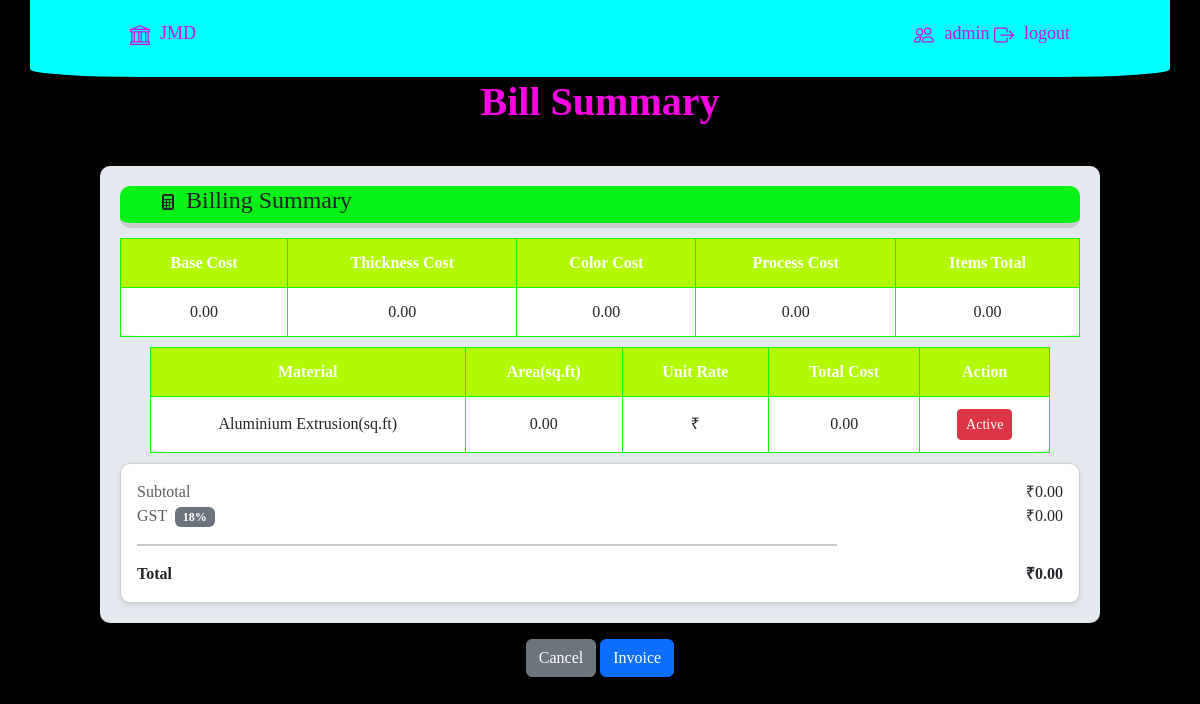
/jobs/10/calculate/, run on the app's committed database.
### system/models.py (models this page shows, shortened)
class JobItems(models.Model):
    job_number = models.ForeignKey(JobNumber, on_delete=models.CASCADE, related_name='items', null=True, blank=True)
    material_select=[
                        ('EXTRUSION','Aluminium Extrusion(sq.ft)'),
                        ('PROFILE','Aluminium Profile(kg)'),
                        ('SHEET','Aluminium Sheet(Nos)'),
                        ('ROD','Round Aluminium Rod(kg)'),
    ]
    anodisingtype=[
                        ('COLOUR','50-70'),
                        ('HARD','80-120'),
                        ('NATURAL','70-180'),
                        ('TYPE_II','100-150'),
                        ('TYPE_III','75-150'),
    ]
    anodising_RATE={'COLOUR':Decimal(50),'HARD':Decimal(80),'NATURAL':Decimal(70),'TYPE_II':Decimal(100),'TYPE_III':Decimal(75)}
    thickness=[('5-10','5-10µ'),('15-25','15-25µ'),('25-50','25-50µ'),('50+','50µ')]
    THICKNESS_MULTIPLIER={'5-10':Decimal('1.5'),'15-25':Decimal('1.75'),'25-50':Decimal('2.0'),'50+':Decimal('2.2')}
    color=[('BLACK','5-8'),('BRONZE','6-8'),('CLEAR','0'),('GOLD','8-10'),('SILVER','12-15')]
    color_RATE={'BLACK':Decimal('7'),'BRONZE':Decimal('6'),'CLEAR':Decimal('0'),'GOLD':Decimal('9'),'SILVER':Decimal('13')}
    process=[('DEGREASING','3-5'),('ETCHING','5-8'),('POLISHING','8-10'),('SEALING','2-4'),('TEFLON COATING','10-15')]
    process_RATE={'DEGREASING':Decimal('4'),'ETCHING':Decimal('6'),'POLISHING':Decimal('9'),'SEALING':Decimal('3'),'TEFLON COATING':Decimal('12')}
    material = models.CharField(max_length=100,choices=material_select)
    length = models.DecimalField(blank=True, null=True,decimal_places=2,max_digits=10)
    width = models.DecimalField(blank=True, null=True,decimal_places=2,max_digits=10)
    quantity = models.IntegerField()
    area = models.DecimalField(blank=True, null=True,decimal_places=2,max_digits=10)
    anodising_type = models.CharField(max_length=100,choices=anodisingtype)
    thickness = models.CharField(max_length=20,choices=thickness)
    color_finish = models.CharField(max_length=100,choices=color)
    process_charges = models.CharField(max_length=20,choices=process)
    base_cost=models.DecimalField(null=True,blank=True,decimal_places=2,max_digits=10)
    thickness_cost=models.DecimalField(null=True,blank=True,decimal_places=2,max_digits=10)
    color_cost=models.DecimalField(null=True,blank=True,decimal_places=2,max_digits=10)
    process_cost=models.DecimalField(null=True,blank=True,decimal_places=2,max_digits=10)
    Total=models.DecimalField(null=True,blank=True,decimal_places=2,max_digits=10)

### system/views.py (the view)
# urls.py: path('jobs/<int:job_id>/calculate/',views.calculateView.as_view(), name='calculate'),
class calculateView(View):
    def get(self, request, job_id):
        job = get_object_or_404(JobNumber, id=job_id)
        items = JobItems.objects.filter(job_number=job)
        subtotal = sum(item.Total for item in items if item.Total)
        gst = subtotal * Decimal('0.18')
        total = subtotal + gst
        return render(request, "calculate.html", {
            "job": job,
            "items": items,
            "subtotal": subtotal,
            "gst": gst,
            "total": total
        })

### system/templates/calculate.html (shortened to what this page needs)
<!DOCTYPE html>
<html lang="en">
<head>
  {% load static %}
  <link href="https://cdn.jsdelivr.net/npm/bootstrap@5.3.8/dist/css/bootstrap.min.css" rel="stylesheet"
>
  <link rel="stylesheet" href="{% static 'core.css' %}">
</head>
<body>
  <div class="container">
    <a href="http://127.0.0.1:5000">JMD</i></a>
    <div class="align">
      <a href="http://127.0.0.1:8000/admin/">admin</i></a>
      <a href="#">logout</a>
    </div>
  </div>
  <h1>Bill Summary</h1>
  <div class="mb-3">
    <div class="c1">
      <h4>Billing Summary</h4>
    </div>
    <table>
      <tr>
        <th>Base Cost</th>
        <th>Thickness Cost</th>
        <th>Color Cost</th>
        <th>Process Cost</th>
        <th>Items Total</th>
      </tr>
      <tbody>
        {% for item in items %}
        <tr>
          <td>{{ item.base_cost}}</td>
          <td>{{ item.thickness_cost }}</td>
          <td>{{ item.color_cost }}</td>
          <td>{{ item.process_cost }}</td>
          <td>{{item.Total}}</td>
        </tr>
        {% empty %}
        <tr>
          <td colspan="5" class="text-center text-muted">No items added to this job yet.</td>
        </tr>
        {% endfor %}
    </table>
    <table class="table-center">
      <thead>
        <tr>
          <th>Material</th>
          <th>Area(sq.ft)</th>
          <th>Unit Rate</th>
          <th>Total Cost</th>
          <th>Action</th>
        </tr>
      </thead>
      <tbody>
        {% for item in items %}
        <tr>
          <td>{{ item.get_material_display }}</td>
          <td>{{ item.area }}</td>
          <td>₹{{ item.unit_rate|floatformat:2 }}</td>
          <td>{{ item.Total }}</td>
          <td>
            <button onclick="activeItem({{ item.id }})" class="btn btn-danger btn-sm">Active</button>
          </td>
        </tr>
        {% empty %}
        <tr>
          <td colspan="5" class="text-center text-muted">No items added to this job yet.</td>
        </tr>
        {% endfor %}
      </tbody>
    </table>
    <div class="card p-3">
      <div class="d-flex justify-content-between ">
        <span class="text-muted">Subtotal</span>
        <span id="subtotal">₹{{ subtotal|floatformat:2 }}</span>
      </div>
      <div class="d-flex justify-content-between">
        <span class="text-muted">
          GST <span class="badge bg-secondary ms-1">18%</span>
        </span>
        <span id="gst">₹{{ gst|floatformat:2 }}</span>
      </div>
      <hr>
      <div class="d-flex justify-content-between fw-semibold">
        <span>Total</span>
        <span id="total">₹{{ total|floatformat:2 }}</span>
      </div>
    </div>
  </div>
  <div class="m">
    <button onclick="Cancel()" class="btn btn-secondary">Cancel</button>
    <button onclick="Invoice()" class="btn btn-primary">Invoice</button>
  </div>
</body>
</html>

### system/static/core.css (style rules this page uses)
body { margin: 0; padding: 0; font-family: "Times New Roman", Times, serif; background-color: rgb(0, 0, 0); }
.container { display: flex; justify-content: space-between; background-color: aqua; color: white; height: 3%; padding: 20px 100px 30px; border-bottom-right-radius: 10%; border-bottom-left-radius: 10%; font-size: large; }
a { color: rgb(200, 18, 228); text-decoration: none; }
.mb-3 { margin: 40px 100px 40px 100px; display: grid; background-color: #e4e9f0; padding: 20px; border-radius: 10px; row-gap: 10px; }
.c1 { border-radius: 10px; border-bottom: 5px solid #ccc; padding-left: 40px; padding-bottom: -5px; background-color: #07f116; }
svg { margin-right: 10px; }
h1 { text-align: center; margin-top: 1px; color: rgb(251, 4, 227); font-weight: 800; }
.m { text-align: center; justify-content: center; }
button { padding: 10px 20px; border-radius: 5px; border: none; cursor: pointer; background-color: #007bff; color: white; }
hr { border: 1px solid; width: 700px; }
table { width: 100%; border-collapse: collapse; margin: 0 auto; }
table th, table td { padding: 12px 15px; text-align: center; vertical-align: middle; }
table th { background-color: #b3f903; font-weight: bold; }
table tr { border-bottom: 1px solid #1408f0; }
.table-center { margin: 0 auto; max-width: 900px; }
.card { flex:1; background:white; padding:20px 20px; border-radius:10px; box-shadow:0 2px 5px rgba(0,0,0,0.1); text-align:center; }
table { width:100%; border-collapse:collapse; border-radius: 5%; background:white; }
th, td { border:1px solid #15f209; padding:10px; text-align:center; }
th { background:#fbff0c; color:white; }

### data on the page
JobItems: base_cost "0.00", thickness_cost "0.00", color_cost "0.00", process_cost "0.00", Total "0.00", material "Aluminium Extrusion(sq.ft)", area "0.00"

### other printed values
{{ subtotal|floatformat:2 }} "0.00"
{{ gst|floatformat:2 }} "0.00"
{{ total|floatformat:2 }} "0.00"
